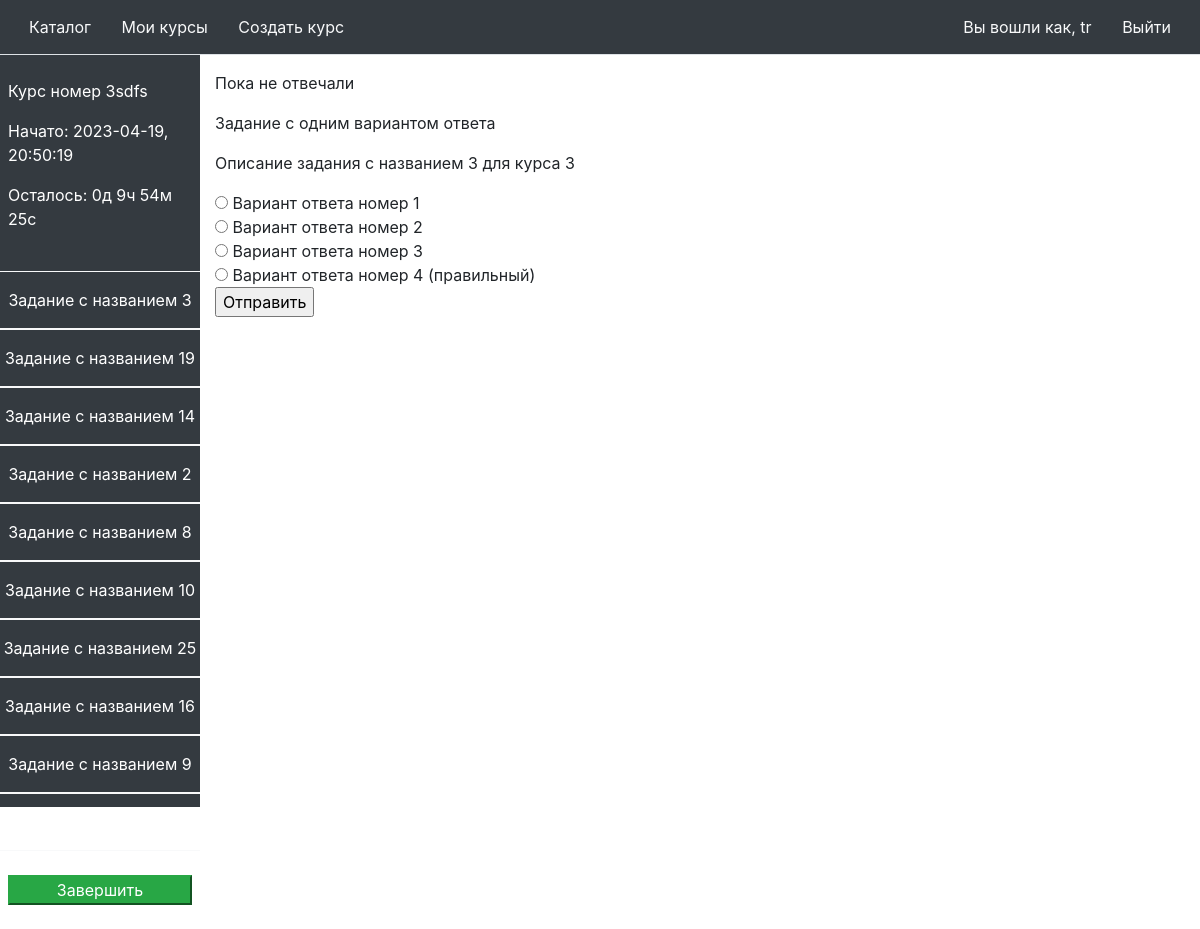
The app's page /attempt/54 (signed in) with its own data.
### models/user.py (models this page shows)
class User(UserMixin, db.Model):
    id = db.Column(db.Integer, primary_key=True)
    password = db.Column(db.String(100), unique=True)
    name = db.Column(db.String(1000))

### models/course.py (models this page shows)
class Course(db.Model):
    id = db.Column(db.Integer, primary_key=True)
    name = db.Column(db.String(512))
    description = db.Column(db.String(4096))
    attempts = db.relationship('Attempt', backref='attempt_course', lazy=True)
    tasks = db.relationship('Task', backref='task_course', lazy=True)
    author_id = db.Column(db.Integer, db.ForeignKey('user.id'))

### models/attempt.py (models this page shows)
class Attempt(db.Model):
    id = db.Column(db.Integer, primary_key=True)
    course = db.Column(db.Integer, db.ForeignKey('course.id'))
    user = db.Column(db.Integer, db.ForeignKey('user.id'))
    start_date = db.Column(db.DateTime)
    end_date = db.Column(db.DateTime)
    tasks = db.relationship('AttemptTask', backref='attempt_task', lazy=True)

### models/task.py (models this page shows)
class Task(db.Model):
    id = db.Column(db.Integer, primary_key=True)
    name = db.Column(db.String(512))
    description = db.Column(db.String(4096))
    task_type = db.Column(db.Integer)
    course = db.Column(db.Integer, db.ForeignKey('course.id'))
    answers = db.relationship('Answer', backref='answer_task', lazy=True)

### models/answer.py (models this page shows)
class Answer(db.Model):
    id = db.Column(db.Integer, primary_key=True)
    value = db.Column(db.String(512))
    is_correct = db.Column(db.Integer)
    task = db.Column(db.Integer, db.ForeignKey('task.id'))

### controllers/attempt.py (the view)
@app.route('/attempt/<id>')
@login_required
def attempt(id=None):
    selected_task_id = request.args.get('selected_task')
    if selected_task_id is None:
        selected_task_id = 1
    selected_task_id = int(selected_task_id) - 1
    model = Attempt.query.filter_by(id=id).first()
    course = Course.query.filter_by(id=model.course).first()
    attempt_task_list = list(model.tasks)
    task_list = get_tasks(attempt_task_list)
    completed_task_list = get_completed_tasks(attempt_task_list)
    selected_task = task_list[selected_task_id]
    selected_attempt_task = attempt_task_list[selected_task_id]
    if datetime.now() < model.end_date:
        failed_task_list = get_failed_tasks(attempt_task_list)
    else:
        failed_task_list = [x for x in task_list if x not in completed_task_list]
    attempt_task = attempt_task_list[selected_task_id]
    user_answers = [x.value for x in attempt_task.answers]
    status = 'none'
    if selected_task in completed_task_list:
        status = 'completed'
    elif selected_task in failed_task_list:
        status = 'failed'
    return render_template(
        'attempt.html',
        attempt=model,
        task_list=task_list,
        course=course,
        selected_task_id=selected_task_id + 1,
        selected_attempt_task=selected_attempt_task,
        selected_task=selected_task,
        len=len,
        failed_task_list=failed_task_list,
        completed_task_list=completed_task_list,
        answers=task_list[selected_task_id].answers,
        selected_task_status=status,
        user_answers=user_answers,
        datetime=datetime
    )

### app.py (called while the page is built)
@login_manager.user_loader
def load_user(user_id):
    return User.query.get(int(user_id))

### models/attempt_task.py (called while the page is built, shortened)
def get_tasks(attempt_task_list):
    ids = [x.id for x in attempt_task_list]
    a = db.session.query(Task).select_from(AttemptTask).join(Task) \
        .filter(AttemptTask.id.in_(ids)).all()
    return a

def get_completed_tasks(attempt_task_list):
    ids = [x.id for x in attempt_task_list]
    tasks = db.session.query(Task, AttemptTask).select_from(AttemptTask).join(Task) \
        .filter(AttemptTask.id.in_(ids)).all()
    result = []
    for (task, attempt_task) in tasks:
        system_answers = list(task.answers)
        user_answers = list(attempt_task.answers)
        correct_system_answers = [x.value for x in system_answers if x.is_correct]
        ok = len(correct_system_answers) == len(user_answers)
        for answer in user_answers:
            if answer.value not in correct_system_answers:
                ok = False
        if ok:
            result.append(task)
    return result

def get_failed_tasks(attempt_task_list):
    ids = [x.id for x in attempt_task_list]
    tasks = db.session.query(Task, AttemptTask).select_from(AttemptTask).join(Task) \
        .filter(AttemptTask.id.in_(ids)).all()
    result = []
    for (task, attempt_task) in tasks:
        system_answers = list(task.answers)
        user_answers = list(attempt_task.answers)
    return result

### templates/attempt.html (shortened to what this page needs)
{% from 'header.html' import header %}
<!DOCTYPE html>
<html lang="ru">
{{ header("Каталог", current_user) }}
<body>
<div class="container-fluid">
    <div class="row flex-nowrap">
        <div class="col-md-2 col-xl-2 px-0 bg-dark d-flex flex-column align-items-center align-items-sm-start text-white"
             style="height: 94vh">
            <div class="w-100 pt-4 pb-4 p-2">
                <p>{{ course.name }}</p>
                <p>Начато: {{ attempt.start_date.strftime('%Y-%m-%d, %H:%M:%S') }}</p>
                {% if datetime.now() >= attempt.end_date %}
                    <p>Сдано: {{ attempt.end_date.strftime('%Y-%m-%d, %H:%M:%S') }}</p>
                {% else %}
                    <p id="timer"></p>
                {% endif %}
            </div>
            <ul class="nav nav-pills flex-column mb-sm-auto mb-0 w-100 align-items-center align-items-sm-start"
                id="menu">
                {% for task in task_list %}
                    {% if task in completed_task_list %}
                        <li class="nav-item border-bottom border-top border-light bg-success text-center w-100 pt-3 pb-3 border-bottom">
                            <a class="text-white"
                               href="{{ url_for('attempt', id=attempt.id, selected_task=loop.index) }}">{{ task.name }}</a>
                        </li>
                    {% elif task in failed_task_list %}
                        <li class="nav-item border-bottom border-top border-light bg-danger text-center w-100 pt-3 pb-3 border-bottom">
                            <a class="text-white"
                               href="{{ url_for('attempt', id=attempt.id, selected_task=loop.index) }}">{{ task.name }}</a>
                        </li>
                    {% else %}
                        <li class="nav-item border-bottom border-top border-light text-center w-100 pt-3 pb-3 border-bottom">
                            <a class="text-white"
                               href="{{ url_for('attempt', id=attempt.id, selected_task=loop.index) }}">{{ task.name }}</a>
                        </li>
                    {% endif %}
                {% endfor %}
            </ul>
            <div class="w-100 pt-4 pb-4 p-2">
                {% if datetime.now() < attempt.end_date %}
                <form action="{{ url_for('close_attempt', id=attempt.id, selected_task=selected_task_id) }}"
                      method="post">
                    <input class="btn-success w-100" type="submit" value="Завершить">
                </form>
                {% endif %}
            </div>
        </div>
        <div class="col py-3">
            {% if selected_task_status == 'none' %}
                <p>Пока не отвечали</p>
            {% elif selected_task_status == 'completed' %}
                <p class="text-success">Так держать!</p>
                {% set readonly = "readonly" %}
            {% elif selected_task_status == 'failed' %}
                <p class="text-danger">Не правильно!</p>
                {% set readonly = "readonly" %}
            {% endif %}
            {% if selected_task.task_type == 1 %}
                <p>Задание с одним вариантом ответа</p>
                <p>{{ selected_task.description }}</p>
                {% if selected_task_status == 'none' %}
                    <form action="{{ url_for('attempt', id=attempt.id, selected_task=selected_task_id) }}"
                          method="post">
                        {% for answer in answers %}
                            <input type="radio" name="answer" value="{{ answer.value }}"> {{ answer.value }} <br>
                        {% endfor %}
                        <input type="submit" value="Отправить">
                    </form>
                {% endif %}
            {% endif %}
        </div>
    </div>
</div>
</body>
</html>

### templates/header.html (shortened to what this page needs)
{% macro header(title, current_user) %}
    <head>
        <link rel="stylesheet" href="https://cdn.jsdelivr.net/npm/bootstrap@4.3.1/dist/css/bootstrap.min.css">
        <link href="../static/styles.css" rel="stylesheet" />
    </head>
    <div class="navbar bg-dark border-bottom">
        <div class="">
            <a class="btn text-light" href="{{ url_for("catalog") }}">Каталог</a>
            {%  if current_user.is_authenticated %}
                <a class="btn text-light" href="{{ url_for("my_courses") }}">Мои курсы</a>
                <a class="btn text-light" href="{{ url_for("new_course") }}">Создать курс</a>
            {% endif %}
        </div>
    {% if not current_user.is_authenticated %}
        <div class="">
            <a class="btn text-light" href="{{ url_for("auth.login") }}">Авторизироваться</a>
            <a class="btn text-light" href="{{ url_for("auth.signup") }}">Зарегистрироваться</a>
        </div>
    {% else %}
        <div class="">
            <a class="btn text-light" href="{{ url_for("profile") }}">Вы вошли как, {{ current_user.name }}</a>
            <a class="btn text-light" href="{{ url_for("auth.logout") }}">Выйти</a>
        </div>
    {% endif %}
    </div>
{% endmacro %}

### static/styles.css (style rules this page uses)
a:link { text-decoration: none; }

### records on screen
User: name "tr"
Course: name "Курс номер 3sdfs"
Attempt: start_date "2023-04-19, 20:50:19"
Task: name "Задание c названием 3", description "Описание задания c названием 3 для курса 3"
Task: name "Задание c названием 19"
Task: name "Задание c названием 14"
Task: name "Задание c названием 2"
Task: name "Задание c названием 8"
Task: name "Задание c названием 10"
Task: name "Задание c названием 25"
Task: name "Задание c названием 16"
Task: name "Задание c названием 9"
Answer: value "Вариант ответа номер 1"
Answer: value "Вариант ответа номер 2"
Answer: value "Вариант ответа номер 3"
Answer: value "Вариант ответа номер 4 (правильный)"
